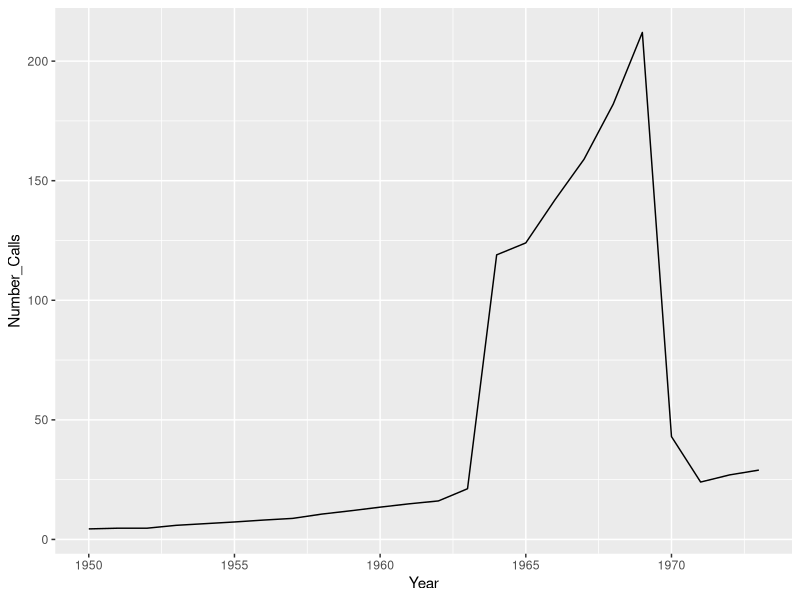
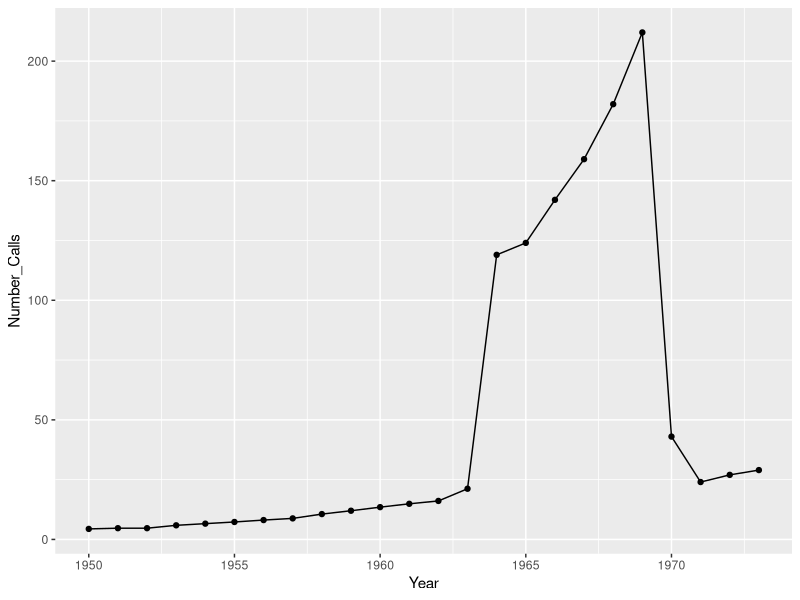
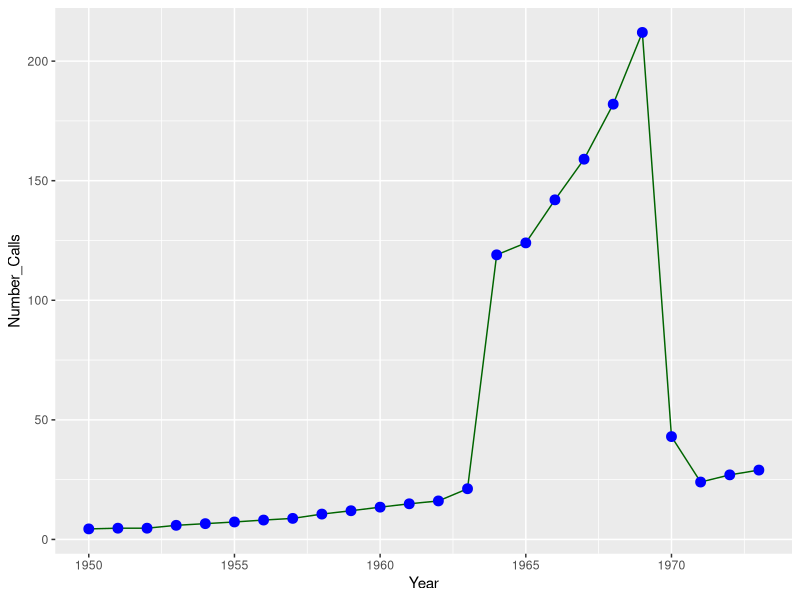
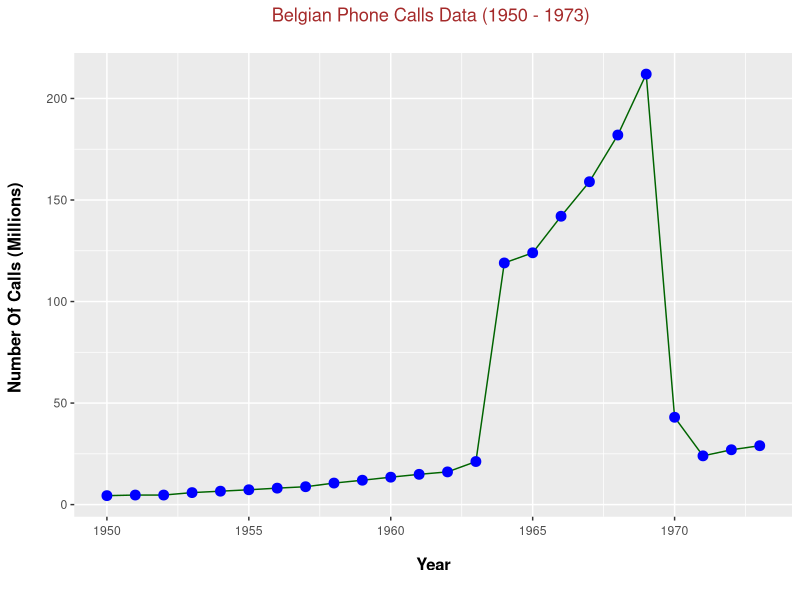

These figures' R source, in order:
## ---- chunk 1
# Line Plots In R
# Reference: R Graphics Cookbook by Winston Chang (2012)

library(MASS) # Dataset library
library(ggplot2) # Data visualization
## ---- chunk 2
# Belgium Phone Calls Data:

belgium_phonecalls <- data.frame(phones)
## ---- chunk 3
# Preview the data:

head(belgium_phonecalls); tail(belgium_phonecalls)
## ---- chunk 4
# Add 1900 to the year column:

belgium_phonecalls[, 1] <- 1900 + belgium_phonecalls[, 1]

# Rename column names:

colnames(belgium_phonecalls) <- c("Year", "Number_Calls")

# Preview the data again:

head(belgium_phonecalls); tail(belgium_phonecalls)
## ---- chunk 5
## Simple Line Plot:

plot <- ggplot(belgium_phonecalls, aes(x = Year, y = Number_Calls)) 

plot + geom_line()
## ---- chunk 6
## Adding dots with the line:

plot + geom_line() + geom_point()
## ---- chunk 7
## Coloured dots and coloured line:

plot + geom_line(colour = "darkgreen") + 
  geom_point(colour = "blue", shape = 21, size = 3, fill = "blue")
## ---- chunk 8
## A polished line plot with labels:

plot + geom_line(colour = "darkgreen") + 
  geom_point(colour = "blue", shape = 21, size = 3, fill = "blue") +
  labs(x = "\n Year \n", y = "Number Of Calls (Millions) \n", 
       title = "Belgian Phone Calls Data (1950 - 1973) \n") + 
  theme(plot.title = element_text(hjust = 0.5, colour = "brown"), 
        axis.title.x = element_text(face="bold", size = 12),
        axis.title.y = element_text(face="bold", size = 12),
        axis.text.x = element_text(vjust = 0.2),
        legend.title = element_text(face="bold", size = 10)) 
